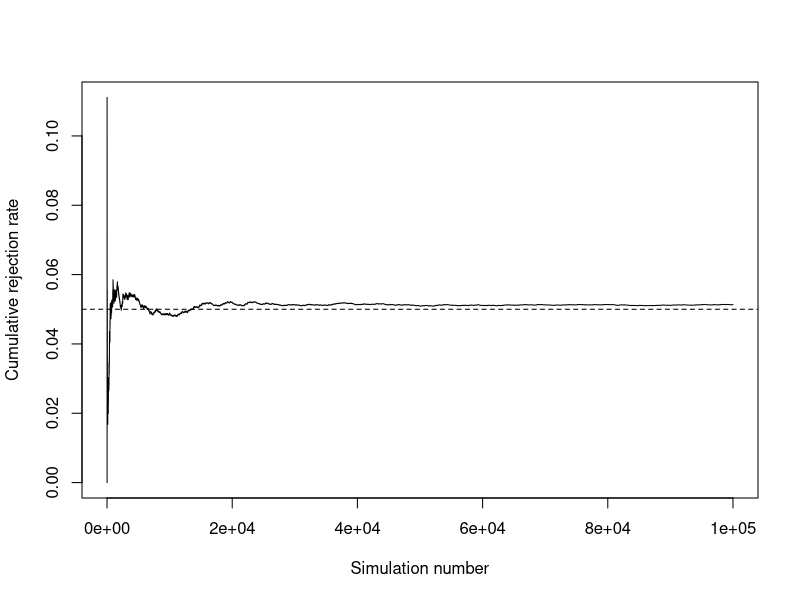
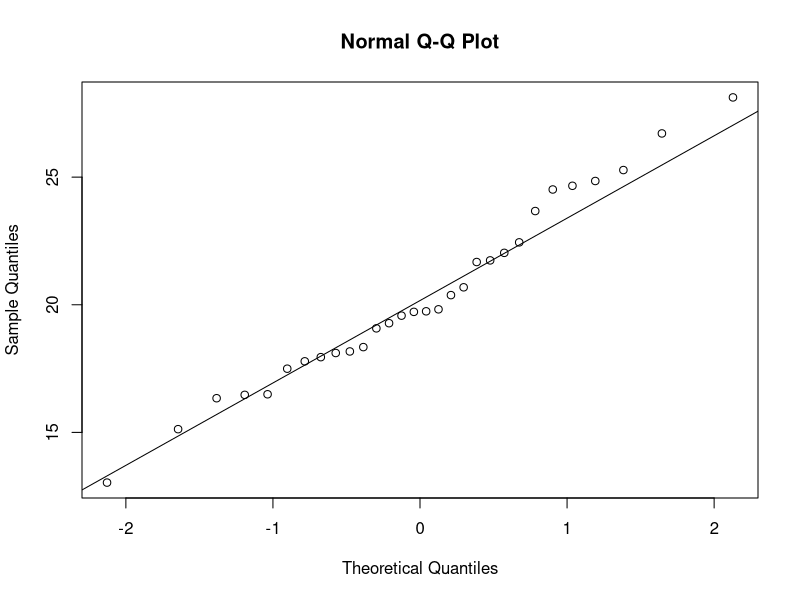
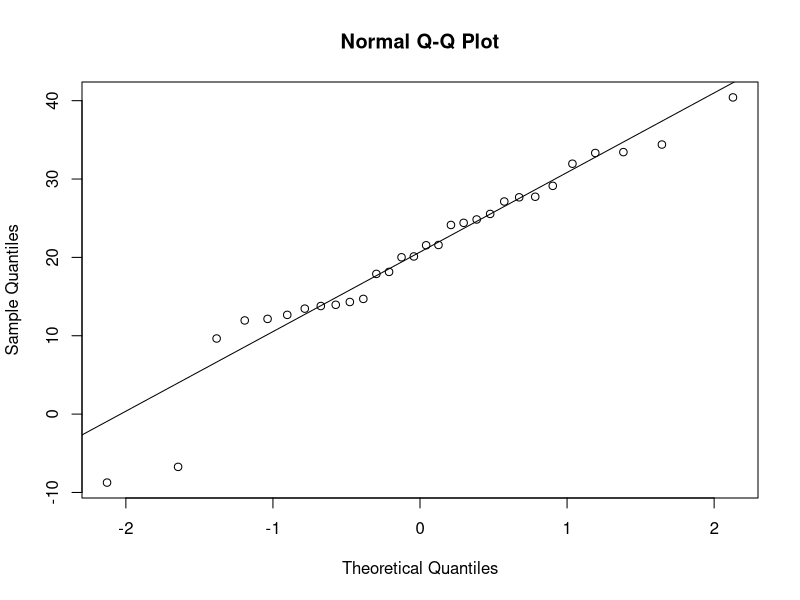
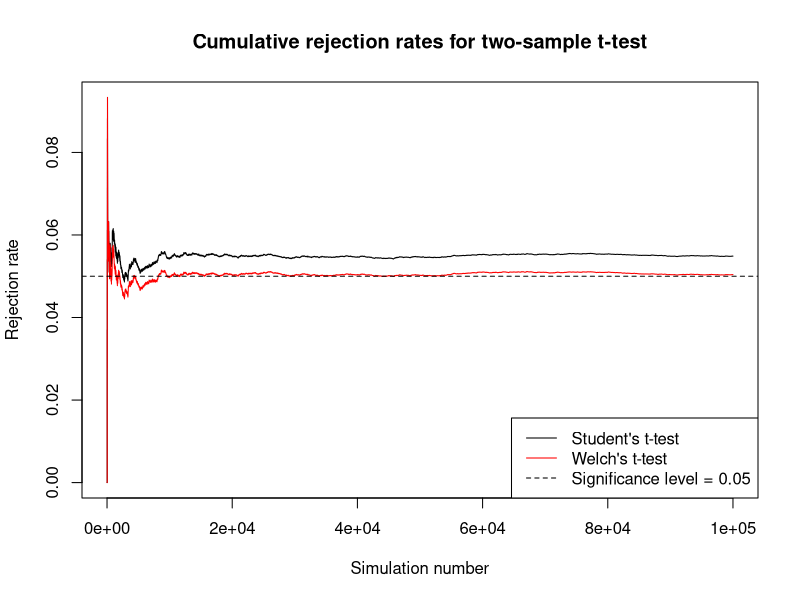

The R source for these figures, in order:
# Seed for reproducibility
set.seed(380)

#----- One-sample t-test -----#

# Assume a true population
# mu = 20, sigma = 3

y <- rnorm(n = 30, mean = 20, sd = 3)
y

# Form a hypothesis test
# H0: µ=20 vs. HA: µ≠20

# Calculate t-statistic, p-value, and 95% confidence interval
mu <- 20
ybar <- mean(y)
s2 <- var(y)
n <- length(y)

t.stat <- (ybar-mu)/sqrt(s2/n)
t.stat

p.val <- 2*pt(abs(t.stat), df=length(y)-1, lower.tail = F)

ci <- mean(y) + c(-1,1)*qt(p=1-0.05/2, df = length(y)-1)*sqrt(var(y)/length(y))

# Present results
cbind(ybar = mean(y), t.stat, p.val, lcl=ci[1], ucl=ci[2])

# Use t.test function to get the same output
t.test(y, alternative = 'two.sided', mu = 20)


#----- Simulation for significance level -----#

# Set simulation parameters
nsim <- 100000
reject <- numeric(nsim)

# Use a for loop to take many samples
for(i in 1:nsim) {
  y <- rnorm(n=30, mean=20, sd=3)
  test <- t.test(y, mu=20, alternative = 'two.sided')
  p.val <- test$p.value
  
  # Reject = 1, Fail to Reject = 0
  reject[i] <- ifelse(p.val < 0.05, 1, 0)
}

# Compute rejection rate for true H0
mean(reject)

# Visualize cumulative proportion of rejecting a true H0
plot(x=1:nsim, y=cumsum(reject)/1:nsim, type='l',
     xlab = 'Simulation number', ylab = 'Cumulative rejection rate')
abline(a=0.05, b=0, lty='dashed')


#----- Two-sample t-test -----#
# Assume true populations
# mu = 20, sigma = 3

# Take two samples from independent populations
y1 <- rnorm(n=30, mean=20, sd=3)
y2 <- rnorm(n=30, mean=20, sd=9)

# Descriptive statistics
sd(y1); sd(y2)

# Check normality with Q-Q plots
qqnorm(y1); qqline(y1)
qqnorm(y2); qqline(y2)

# H0: sigma^2_1 = sigma^2_2 vs. HA: sigma^2_1 ≠ sigma^2_2
# Code by hand
f.stat <- var(y1)/var(y2)
p.val <- 2*min(
  pf(f.stat, df1=length(y1)-1, df2=length(y2)-1),
  pf(f.stat, df1=length(y1)-1, df2=length(y2)-1, lower.tail = FALSE)
)
ci <- f.stat/qf(c(0.975, 0.025), df1=length(y1)-1, df2=length(y2)-1)
cbind(f.stat, p.val, lcl=ci[1], ucl=ci[2])

# Built-in function
var.test(y1, y2)

# Through descriptive and inferential statistics, we can assume the variances are unequal

# Form a hypothesis test
# H0: µ1=µ2 vs. HA: µ1≠µ2

# Use unequal variance assumption for t.test function
t.test(y1, y2, alternative = 'two.sided', var.equal = F)

#----- Simulate rejection rate when violating equal variance assumption -----#

# Simulation parameters
nsim <- 100000
reject.eq <- numeric(nsim)
reject.neq <- numeric(nsim)

# Perform many simulations and obtain rejection of H0
for(i in 1:nsim) {
  y1 <- rnorm(n=30, mean=20, sd=3)
  y2 <- rnorm(n=30, mean=20, sd=30)
  
  test.eq <- t.test(y1, y2, var.equal = T)
  test.neq <- t.test(y1, y2, var.equal = F)
  
  p.val.eq <- test.eq$p.value
  p.val.neq <- test.neq$p.value
  
  reject.eq[i] <- ifelse(p.val.eq < 0.05, 1, 0)
  reject.neq[i] <- ifelse(p.val.neq < 0.05, 1, 0)
}

# Compute rejection rates
mean(reject.eq)
mean(reject.neq)

# Visualize the results
plot(1:nsim, cumsum(reject.eq)/1:nsim, type='l',
     main = 'Cumulative rejection rates for two-sample t-test',
     xlab = 'Simulation number',
     ylab = 'Rejection rate')
lines(1:nsim, cumsum(reject.neq)/1:nsim, type='l', col='red')
abline(a=0.05, b=0, lty='dashed')
legend('bottomright',
       legend = c("Student's t-test", "Welch's t-test", 'Significance level = 0.05'),
       col = c('black', 'red', 'black'),
       lty = c(1, 1, 2),
       lwd = c(1, 1, 1))
